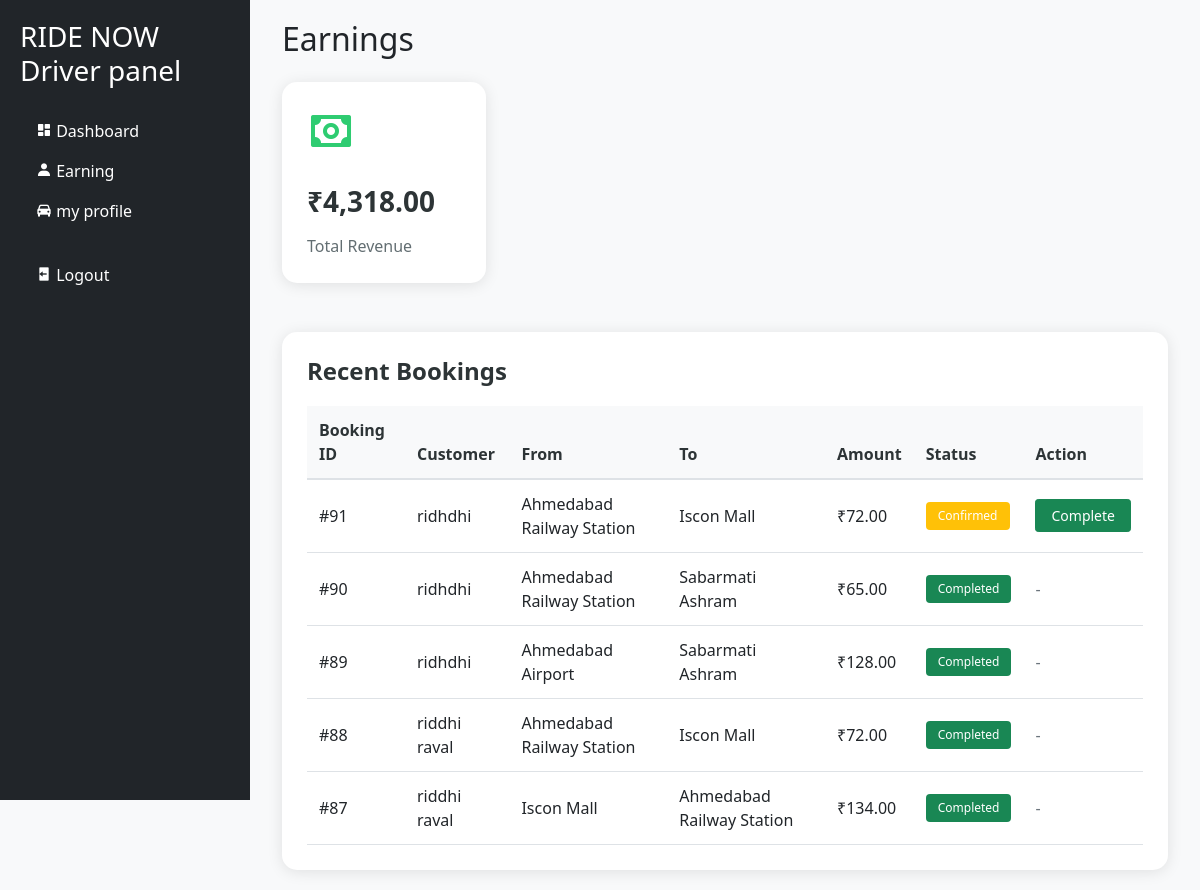
The page /Driver/earnings.php (signed in) on the database its author committed.
### tables this page shows
CREATE TABLE `bookings` (
  `booking_id` int(11) NOT NULL,
  `user_id` int(11) DEFAULT NULL,
  `ride_type` varchar(50) NOT NULL DEFAULT 'car premium',
  `pickup_location` varchar(255) DEFAULT NULL,
  `drop_location` varchar(255) DEFAULT NULL,
  `booking_date` date DEFAULT NULL,
  `booking_time` time DEFAULT NULL,
  `passengers` int(11) DEFAULT NULL,
  `status` varchar(20) DEFAULT NULL,
  `created_at` timestamp NOT NULL DEFAULT current_timestamp(),
  `payment_method` varchar(20) DEFAULT 'cash',
  `payment_proof` varchar(255) DEFAULT NULL,
  `amount` int(11) DEFAULT 0,
  `distance` double DEFAULT 0,
  `driver_id` int(11) DEFAULT NULL
);

CREATE TABLE `users` (
  `user_id` int(11) NOT NULL,
  `fullname` varchar(255) DEFAULT NULL,
  `dob` date NOT NULL,
  `email` varchar(100) NOT NULL,
  `password` varchar(255) NOT NULL,
  `phone` varchar(15) NOT NULL,
  `user_type` enum('customer','driver') NOT NULL,
  `created_at` timestamp NOT NULL DEFAULT current_timestamp(),
  `profile_pic` varchar(255) DEFAULT 'img/default-profile.jpg',
  `status` tinyint(1) DEFAULT 1
);

### Driver/earnings.php (the view, shortened to what this page needs)
<?php
include '../config.php';
$stats = [
    'total_revenue' => 0
];
$sql = "SELECT SUM(amount) as total_revenue FROM bookings WHERE status = 'completed'";
$result = $conn->query($sql);
if ($result && $result->num_rows > 0) {
    $row = $result->fetch_assoc();
    $stats['total_revenue'] = $row['total_revenue'] ?? 0;
}
$recent_bookings_sql = "SELECT b.*, u.fullname as username
                       FROM bookings b
                       LEFT JOIN users u ON b.user_id = u.user_id
                       ORDER BY b.booking_id DESC LIMIT 5";
$recent_result = $conn->query($recent_bookings_sql);
$recent_bookings = [];
if ($recent_result && $recent_result->num_rows > 0) {
    while ($row = $recent_result->fetch_assoc()) {
        $recent_bookings[] = $row;
    }
}
?>
<!DOCTYPE html>
<html>
<head>
    <link href="https://cdn.jsdelivr.net/npm/bootstrap@5.1.3/dist/css/bootstrap.min.css" rel="stylesheet">
    <link href="https://cdn.jsdelivr.net/npm/boxicons@2.0.7/css/boxicons.min.css" rel="stylesheet">
</head>
<body class="bg-light">
    <?php include 'sidebar.php'; ?>
    <div class="main-content">
        <div class="container-fluid">
            <h2 class="mb-4">Earnings</h2>
            <div class="row">
                <div class="col-md-3">
                    <div class="stats-card">
                        <i class='bx bx-money'></i>
                        <h3>₹<?php echo number_format($stats['total_revenue'], 2); ?></h3>
                        <p>Total Revenue</p>
                    </div>
                </div>
            </div>
            <div class="recent-bookings mt-4">
                <h4>Recent Bookings</h4>
                <div class="table-responsive">
                    <table class="table">
                        <thead>
                            <tr>
                                <th>Booking ID</th>
                                <th>Customer</th>
                                <th>From</th>
                                <th>To</th>
                                <th>Amount</th>
                                <th>Status</th>
                                <th>Action</th>
                            </tr>
                        </thead>
                        <tbody>
                            <?php if (!empty($recent_bookings)): ?>
                                <?php foreach($recent_bookings as $booking): ?>
                                    <tr>
                                        <td>#<?php echo $booking['booking_id']; ?></td>
                                        <td><?php echo htmlspecialchars($booking['username'] ?? 'Guest'); ?></td>
                                        <td><?php echo $booking['pickup_location']; ?></td>
                                        <td><?php echo $booking['drop_location']; ?></td>
                                        <td>₹<?php echo number_format($booking['amount'], 2); ?></td>
                                        <td>
                                            <span class="badge bg-<?php echo $booking['status'] == 'completed' ? 'success' :
                                                ($booking['status'] == 'cancelled' ? 'danger' : 'warning'); ?>">
                                                <?php echo ucfirst($booking['status']); ?>
                                            </span>
                                        </td>
                                        <td>
                                            <?php if($booking['status'] == 'confirmed'): ?>
                                                <a href="earnings.php?complete_id=<?php echo $booking['booking_id']; ?>"
                                                   class="btn btn-success btn-sm"
                                                   onclick="return confirm('Mark this ride as completed?')">
                                                    Complete
                                                </a>
                                            <?php endif; ?>
                                            <?php if($booking['status'] != 'confirmed' && $booking['status'] != 'pending'): ?>
                                                <span class="text-muted">-</span>
                                            <?php endif; ?>
                                        </td>
                                    </tr>
                                <?php endforeach; ?>
                            <?php else: ?>
                                <tr>
                                    <td colspan="7" class="text-center text-muted">No recent bookings found.</td>
                                </tr>
                            <?php endif; ?>
                        </tbody>
                    </table>
                </div>
            </div>
        </div>
    </div>
</body>
</html>

### Driver/sidebar.php
<div class="sidebar bg-dark" style="width: 250px; height: 100vh; position: fixed; left: 0; top: 0; padding: 20px;">
    <h3 class="text-white mb-4">RIDE NOW Driver panel</h3>
    <ul class="nav flex-column">
        <li class="nav-item">
            <a class="nav-link text-white" href="dashboard.php">
                <i class='bx bxs-dashboard'></i> Dashboard
            </a>
        </li>
        <li class="nav-item">
            <a class="nav-link text-white" href="earnings.php">
                <i class='bx bxs-user'></i> Earning
            </a>
        </li>
        <li class="nav-item">
            <a class="nav-link text-white" href="profile.php">
                <i class='bx bxs-car'></i> my profile
            </a>
        </li>
        <li class="nav-item mt-4">
            <a class="nav-link text-white" href="logout.php">
                <i class='bx bxs-log-out'></i> Logout
            </a>
        </li>
    </ul>
</div>

### Driver/earnings.php (style rules this page uses)
.main-content { margin-left: 250px; padding: 20px; background-color: #f8f9fa; min-height: 100vh; }
.stats-card { background: white; padding: 25px; border-radius: 15px; box-shadow: 0 2px 15px rgba(0,0,0,0.1); margin-bottom: 25px; transition: transform 0.3s ease; }
.stats-card i { font-size: 3rem; color: #2ecc71; margin-bottom: 15px; }
.stats-card h3 { margin: 15px 0; color: #2d3436; font-size: 28px; font-weight: 600; }
.stats-card p { color: #636e72; margin: 0; font-size: 16px; font-weight: 500; }
.recent-bookings { background: white; padding: 25px; border-radius: 15px; box-shadow: 0 2px 15px rgba(0,0,0,0.1); }
.recent-bookings h4 { color: #2d3436; margin-bottom: 20px; font-weight: 600; }
.table { margin-bottom: 0; }
.table thead th { background-color: #f8f9fa; border-bottom: 2px solid #dee2e6; color: #2d3436; font-weight: 600; padding: 12px; }
.table tbody td { padding: 12px; vertical-align: middle; }
.badge { padding: 8px 12px; font-weight: 500; }
.btn-sm { padding: 5px 15px; font-weight: 500; }

### rows shown on the page
bookings: booking_id "91", user.fullname "ridhdhi", pickup_location "Ahmedabad Railway Station", drop_location "Iscon Mall", amount "72.00", status "Confirmed"
bookings: booking_id "90", user.fullname "ridhdhi", pickup_location "Ahmedabad Railway Station", drop_location "Sabarmati Ashram", amount "65.00", status "Completed"
bookings: booking_id "89", user.fullname "ridhdhi", pickup_location "Ahmedabad Airport", drop_location "Sabarmati Ashram", amount "128.00", status "Completed"
bookings: booking_id "88", user.fullname "riddhi raval", pickup_location "Ahmedabad Railway Station", drop_location "Iscon Mall", amount "72.00", status "Completed"
bookings: booking_id "87", user.fullname "riddhi raval", pickup_location "Iscon Mall", drop_location "Ahmedabad Railway Station", amount "134.00", status "Completed"

### other values the page prints
$stats['total_revenue'] "4,318.00"
